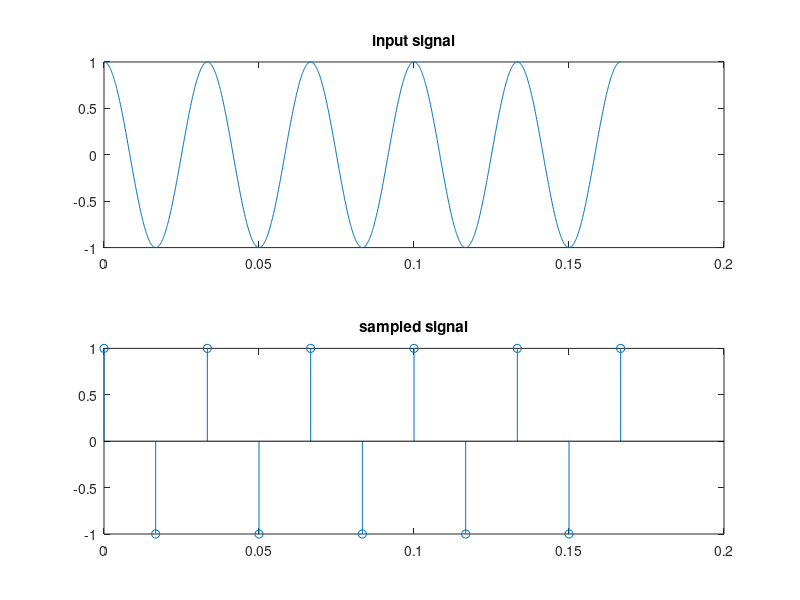

The MATLAB source for this figure:
F = 30; % frequency of CT
Fs = 2*F;
Ts = 1/Fs;

tc = 0:1e-4:5/F;
Xc = cos(2*pi*F*tc);
subplot(2,1,1),plot(tc,Xc);
title('input signal');


td = 0:Ts:5/F;

Xd = cos(2*pi*F*td); % f = F/Fs, 1/Fs = Ts so f = FTs ; 2pifn; td takes sample after Ts period
subplot(2,1,2),stem(td,Xd);
title('sampled signal');
N = length(td) % no. of sample


